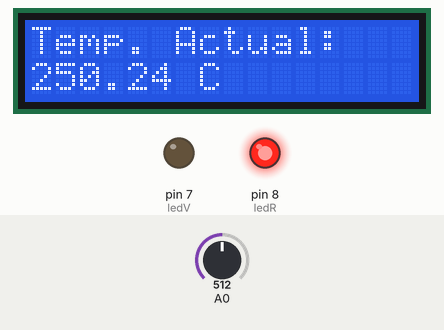
Simulated run of this sketch. Board: Arduino Uno, built with avr-gcc and run on an emulated ATmega328P. Shown: 16×2 character LCD, output pins drawn as LEDs (lit = HIGH). The test bench sets the inputs (shaded band); at power-on: A0 = 512. What the sketch prints to the serial monitor is not drawn.

Above: at 1.2 s.
1.3 s: A0 set to 23
At 3.0 s:
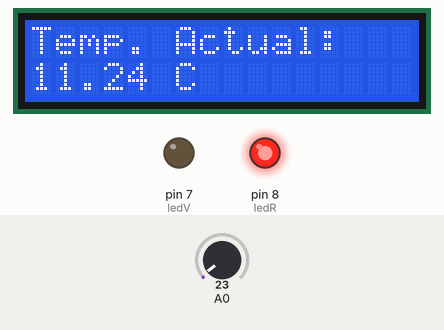
3.5 s: A0 set to 18
At 4.7 s:
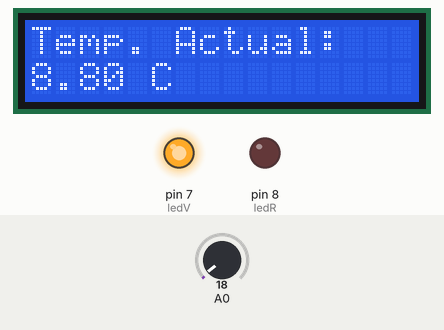
5.5 s: A0 set to 0
At 6.4 s:
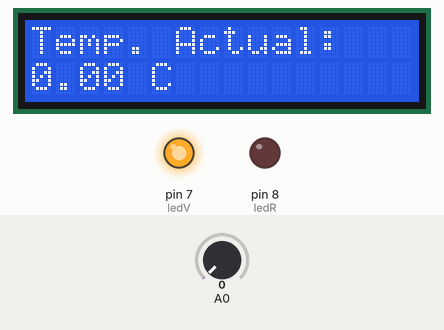
Timing chart, 0 to 8.5 s (numbered marks = the images above; inputs shaded):
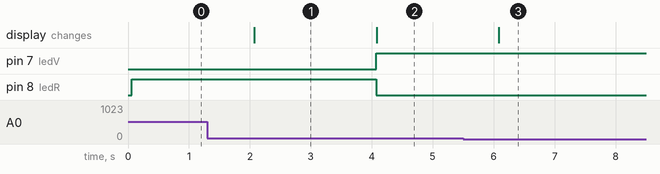

Measured:
- the behaviour switches between 21 and 20 on A0 (found by bisection; images 1 and 2)
- after the input at 1.3 s, the display: changes after 0.77 s (image 1)
- after the input at 3.5 s, pin 7 (ledV): LOW → HIGH after 0.58 s; pin 8 (ledR): HIGH → LOW after 0.58 s; the display: changes after 0.58 s (image 2)
- after the input at 5.5 s, the display: changes after 0.58 s (image 3)

The sketch:

temperature_monitor.ino
```cpp
#include <LiquidCrystal.h>

#define ledR 8
#define ledV 7

LiquidCrystal lcd(12, 11, 5, 4, 3, 2);

int sensor;
float temperatura;

void setup() {
  pinMode(ledR, OUTPUT);
  pinMode(ledV, OUTPUT);

  lcd.begin(16, 2);
  lcd.print("Temp. Actual:");

  Serial.begin(9600);
}

void loop() {
  sensor = analogRead(A0);
  temperatura = ((sensor * 500.0) / 1023);

  if (temperatura < 10) {
    digitalWrite(ledV, HIGH);
    digitalWrite(ledR, LOW);
  } else {
    digitalWrite(ledR, HIGH);
    digitalWrite(ledV, LOW);
  }

  lcd.setCursor(0, 1);
  lcd.print(temperatura);
  lcd.print(" C      ");

  Serial.print(temperatura);
  Serial.println("\n");
  delay(1000);
}
```
